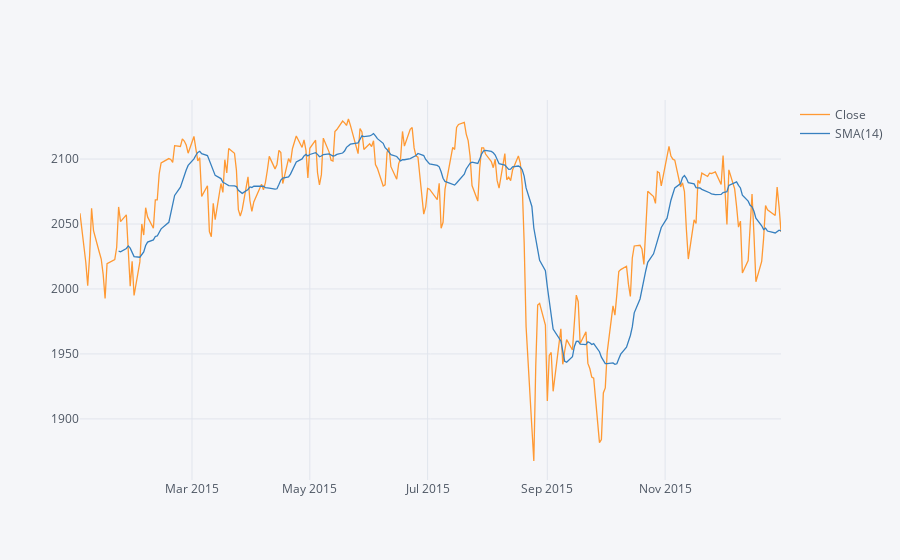

The notebook cell saved with this chart:
### Code cell
df3['Close'].loc['2015-01-01':'2016-01-01'].ta_plot(study='sma')

### Figure 1 — Plotly figure (JSON) as saved in the notebook; plotly's stock layout.template omitted (floating-point values rounded to 4 significant figures; data arrays with more than 128 entries replaced by an {"elided": "..."} marker saying what was removed)
{"data": [{"line": {"color": "rgba(255, 153, 51, 1.0)", "dash": "solid", "shape": "linear", "width": 1.3}, "mode": "lines", "name": "Close", "text": "", "type": "scatter", "x": {"elided": "252 str values"}, "y": {"elided": "252 float values"}}, {"line": {"color": "rgba(55, 128, 191, 1.0)", "dash": "solid", "shape": "linear", "width": 1.3}, "mode": "lines", "name": "SMA(14)", "text": "", "type": "scatter", "x": {"elided": "252 str values"}, "y": {"elided": "252 mixed values"}}], "layout": {"legend": {"bgcolor": "#F5F6F9", "font": {"color": "#4D5663"}}, "paper_bgcolor": "#F5F6F9", "plot_bgcolor": "#F5F6F9", "title": {"font": {"color": "#4D5663"}}, "xaxis": {"gridcolor": "#E1E5ED", "showgrid": true, "tickfont": {"color": "#4D5663"}, "title": {"font": {"color": "#4D5663"}, "text": ""}, "zerolinecolor": "#E1E5ED"}, "yaxis": {"gridcolor": "#E1E5ED", "showgrid": true, "tickfont": {"color": "#4D5663"}, "title": {"font": {"color": "#4D5663"}, "text": ""}, "zerolinecolor": "#E1E5ED"}}}
